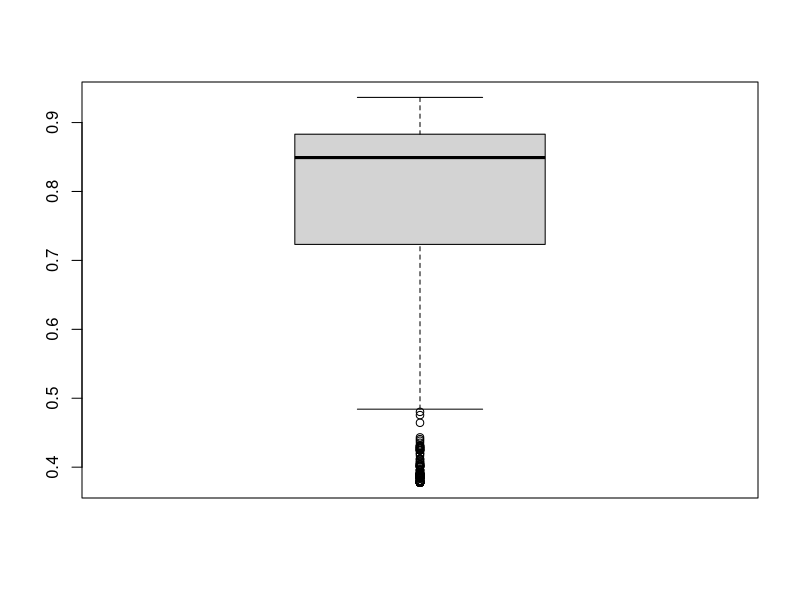
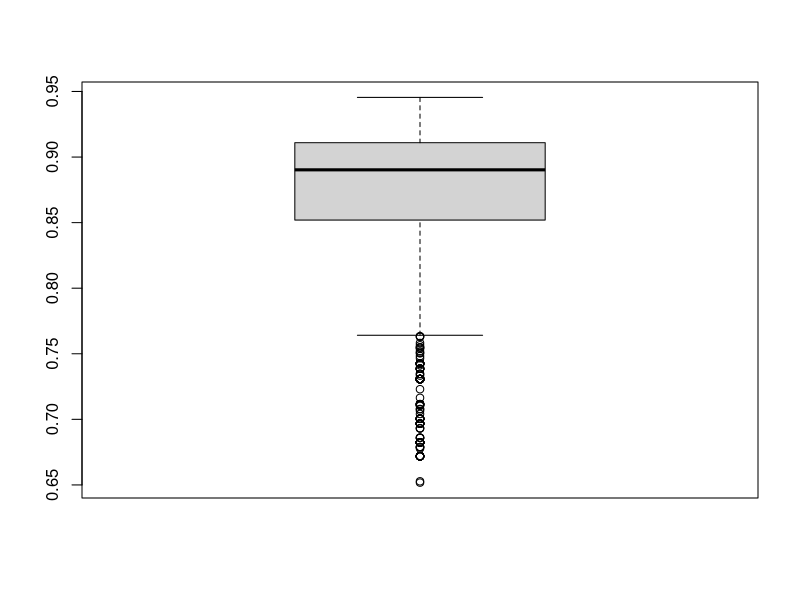
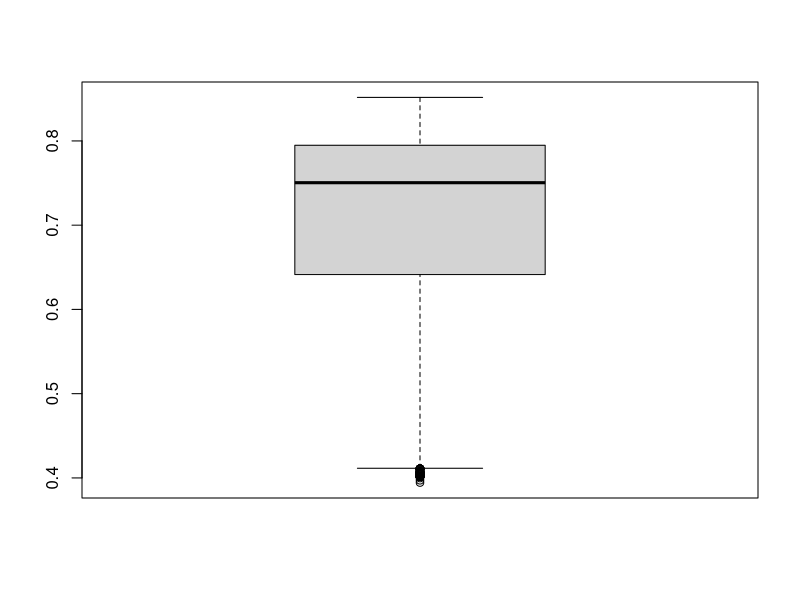
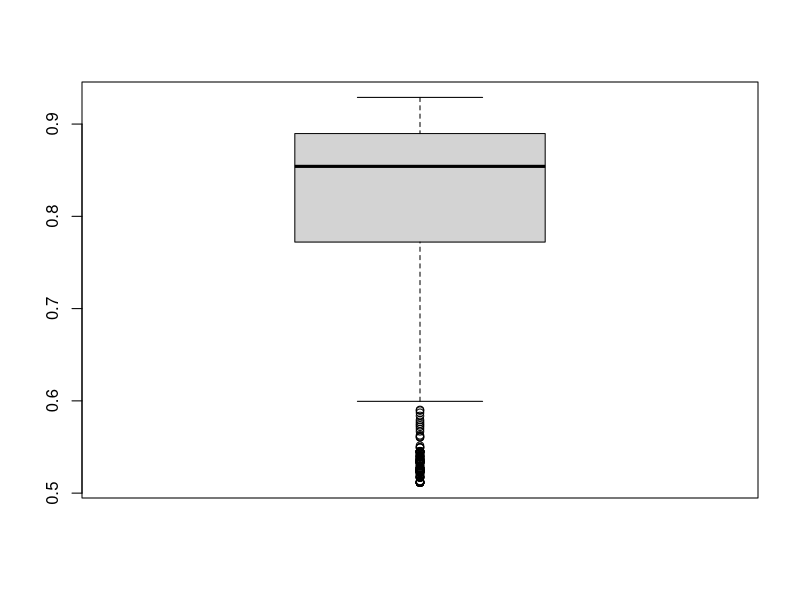
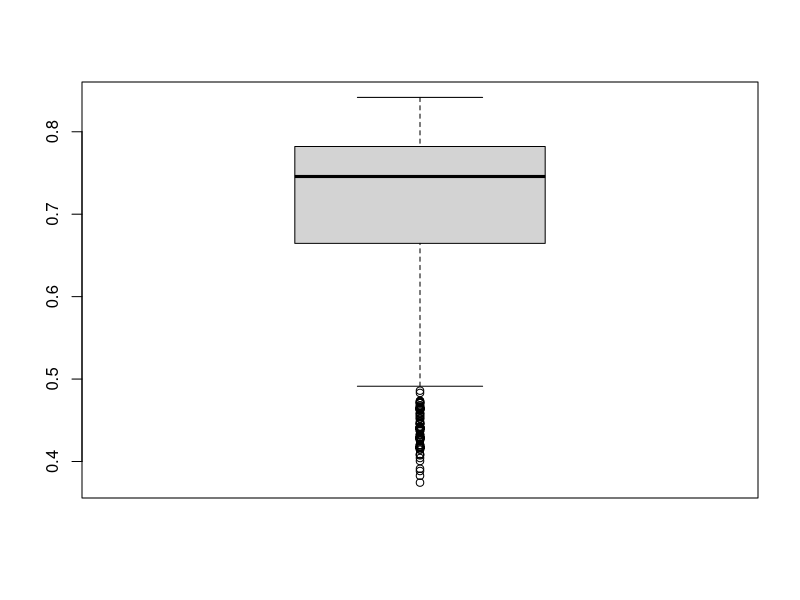
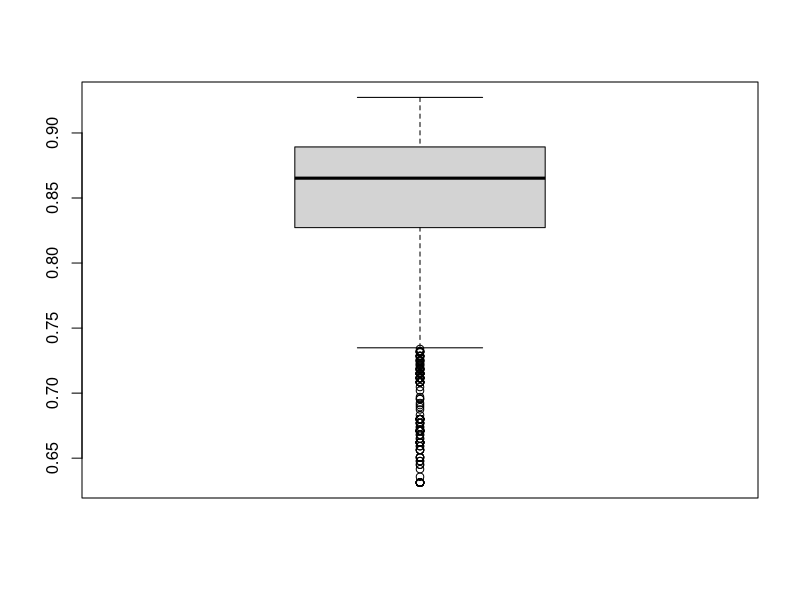
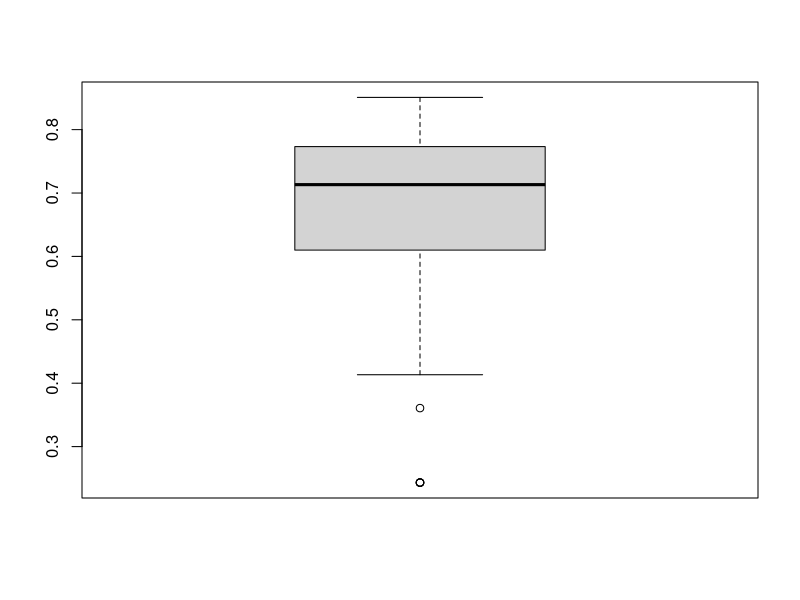
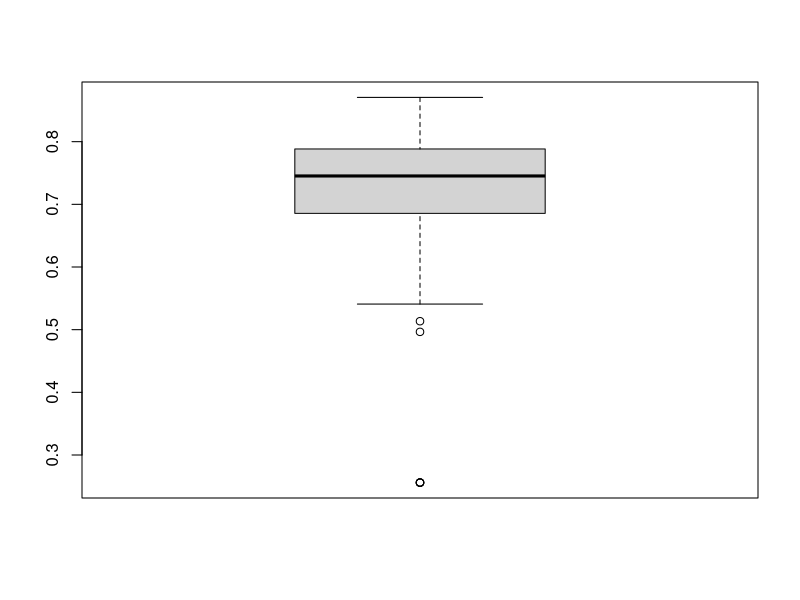

The R script that drew these images, in order:
setwd("F:/Git/github/r-scripts/metric-selection/comparison-by-sample") # Pfad bitte anpassen
#setwd("/Users/sebastian/git/github/r-scripts/metric-selection/comparison-by-sample")

merge_samples <- function(sample1, sample2) {
  sample_merged <- merge(sample1, sample2, by=c("MetricType", "Metric", "Threshold"))
  sample_merged$Runtime <- sample_merged$Runtime.x + sample_merged$Runtime.y
  sample_merged$PostCount <- sample_merged$PostCount.x + sample_merged$PostCount.y
  sample_merged$PostVersionCount <- sample_merged$PostVersionCount.x + sample_merged$PostVersionCount.y
  sample_merged$PostBlockVersionCount <- sample_merged$PostBlockVersionCount.x + sample_merged$PostBlockVersionCount.y
  sample_merged$PossibleComparisons <- sample_merged$PossibleComparisons.x + sample_merged$PossibleComparisons.y
  # text
  sample_merged$TextBlockVersionCount <- sample_merged$TextBlockVersionCount.x + sample_merged$TextBlockVersionCount.y
  sample_merged$PossibleComparisonsText <- sample_merged$PossibleComparisonsText.x + sample_merged$PossibleComparisonsText.y
  sample_merged$TruePositivesText <- sample_merged$TruePositivesText.x + sample_merged$TruePositivesText.y
  sample_merged$TrueNegativesText <- sample_merged$TrueNegativesText.x + sample_merged$TrueNegativesText.y
  sample_merged$FalsePositivesText <- sample_merged$FalsePositivesText.x + sample_merged$FalsePositivesText.y
  sample_merged$FalseNegativesText <- sample_merged$FalseNegativesText.x + sample_merged$FalseNegativesText.y
  sample_merged$FailuresText <- sample_merged$FailuresText.x + sample_merged$FailuresText.y
  # code
  sample_merged$CodeBlockVersionCount <- sample_merged$CodeBlockVersionCount.x + sample_merged$CodeBlockVersionCount.y
  sample_merged$PossibleComparisonsCode <- sample_merged$PossibleComparisonsCode.x + sample_merged$PossibleComparisonsCode.y
  sample_merged$TruePositivesCode <- sample_merged$TruePositivesCode.x + sample_merged$TruePositivesCode.y
  sample_merged$TrueNegativesCode <- sample_merged$TrueNegativesCode.x + sample_merged$TrueNegativesCode.y
  sample_merged$FalsePositivesCode <- sample_merged$FalsePositivesCode.x + sample_merged$FalsePositivesCode.y
  sample_merged$FalseNegativesCode <- sample_merged$FalseNegativesCode.x + sample_merged$FalseNegativesCode.y
  sample_merged$FailuresCode <- sample_merged$FailuresCode.x + sample_merged$FailuresCode.y
  
  return(filter_columns(sample_merged))
}

filter_columns <- function(df) {
  return(df[,c(
    "MetricType", "Metric", "Threshold", "Runtime",
    "PostCount", "PostVersionCount", "PostBlockVersionCount", "PossibleComparisons",
    "TextBlockVersionCount", "PossibleComparisonsText", "TruePositivesText", "TrueNegativesText", "FalsePositivesText", "FalseNegativesText", "FailuresText",
    "CodeBlockVersionCount", "PossibleComparisonsCode", "TruePositivesCode", "TrueNegativesCode", "FalsePositivesCode", "FalseNegativesCode", "FailuresCode"
  )])
}
 
matthews_correlation <- function(TP, TN, FP, FN) {
  TP <- as.numeric(TP)
  TN <- as.numeric(TN)
  FP <- as.numeric(FP)
  FN <- as.numeric(FN)
  numerator <- (TP * TN) - (FP * FN);
  denominator <- (TP + FP) * (TP + FN) * (TN + FP) * (TN + FN);
  filter <- denominator != 0
  denominator[filter] <- sqrt(denominator[filter])
  denominator[!filter] <- 1
  return(numerator/denominator)
} 

add_matthews_correlation <- function(df) {
  df$MatthewsCorrelationText <- matthews_correlation(df$TruePositivesText, df$TrueNegativesText,
                                                     df$FalsePositivesText, df$FalseNegativesText)
  df$MatthewsCorrelationCode <- matthews_correlation(df$TruePositivesCode, df$TrueNegativesCode,
                                                     df$FalsePositivesCode, df$FalseNegativesCode)
  return(df)
}

  
# read results of first run with all metrics
library(data.table)

# samples randomly drawn from all SO posts
sample_100_1 <- fread("all/PostId_VersionCount_SO_17-06_sample_100_1_per_sample.csv", header=TRUE, sep=";", quote="\"", strip.white=TRUE, showProgress=TRUE, encoding="UTF-8", na.strings=c("", "null"), stringsAsFactors=FALSE)
sample_100_2 <- fread("all/PostId_VersionCount_SO_17-06_sample_100_2_per_sample.csv", header=TRUE, sep=";", quote="\"", strip.white=TRUE, showProgress=TRUE, encoding="UTF-8", na.strings=c("", "null"), stringsAsFactors=FALSE)
sample_random <- merge_samples(sample_100_1, sample_100_2)
rm(sample_100_1, sample_100_2)

# samples randomly drawn from all SO posts with at least seven versions (99% quantile of version count of all posts)
sample_100_1_99 <- fread("all/PostId_VersionCount_SO_17-06_sample_100_1+_per_sample.csv", header=TRUE, sep=";", quote="\"", strip.white=TRUE, showProgress=TRUE, encoding="UTF-8", na.strings=c("", "null"), stringsAsFactors=FALSE)
sample_100_2_99 <- fread("all/PostId_VersionCount_SO_17-06_sample_100_2+_per_sample.csv", header=TRUE, sep=";", quote="\"", strip.white=TRUE, showProgress=TRUE, encoding="UTF-8", na.strings=c("", "null"), stringsAsFactors=FALSE)
sample_random_99 <- merge_samples(sample_100_1_99, sample_100_2_99)
rm(sample_100_1_99, sample_100_2_99)

# samples randomly drawn from all Java SO posts (tagged with <java> or <android>) with at least two versions
sample_java_100_1 <- fread("all/PostId_VersionCount_SO_Java_17-06_sample_100_1_per_sample.csv", header=TRUE, sep=";", quote="\"", strip.white=TRUE, showProgress=TRUE, encoding="UTF-8", na.strings=c("", "null"), stringsAsFactors=FALSE)
sample_java_100_2 <- fread("all/PostId_VersionCount_SO_Java_17-06_sample_100_2_per_sample.csv", header=TRUE, sep=";", quote="\"", strip.white=TRUE, showProgress=TRUE, encoding="UTF-8", na.strings=c("", "null"), stringsAsFactors=FALSE)
sample_java_random <- merge_samples(sample_java_100_1, sample_java_100_2)
rm(sample_java_100_1, sample_java_100_2)

# sample in which we moved posts with unclear matching according to the comments added in the GT App
sample_unclear_matching <- fread("all/PostId_VersionCount_SO_17_06_sample_unclear_matching_per_sample.csv", header=TRUE, sep=";", quote="\"", strip.white=TRUE, showProgress=TRUE, encoding="UTF-8", na.strings=c("", "null"), stringsAsFactors=FALSE)
sample_unclear_matching <- filter_columns(sample_unclear_matching)

# sample in which we moved posts with unclear matching according to the comments added in the GT App
sample_multiple_possible_links <- fread("all/PostId_VersionCount_SO_17-06_sample_100_multiple_possible_links_per_sample.csv", header=TRUE, sep=";", quote="\"", strip.white=TRUE, showProgress=TRUE, encoding="UTF-8", na.strings=c("", "null"), stringsAsFactors=FALSE)
sample_multiple_possible_links <- filter_columns(sample_multiple_possible_links)


#### calculate Matthews correlation and select candidates using 95% quantile for text and code


### sample randomly drawn from all SO posts
sample_random <- add_matthews_correlation(sample_random)

## text
# order
setorderv(sample_random, c("MatthewsCorrelationText", "Runtime"), c(-1, 1))

# analyze
summary(sample_random$MatthewsCorrelationText)
# Min. 1st Qu.  Median    Mean 3rd Qu.    Max. 
# 0.3776  0.7232  0.8492  0.7709  0.8831  0.9365
boxplot(sample_random$MatthewsCorrelationText)

# select candidates
MatthewsCorrelationText_95 <- quantile(sample_random$MatthewsCorrelationText, 0.95)
sample_random_text_candidates <- sample_random[sample_random$MatthewsCorrelationText >= MatthewsCorrelationText_95,]

# backup metric
backup_candidates <- sample_random[sample_random$MetricType == "EDIT" | grepl("token", sample_random$Metric, ignore.case=TRUE, perl=TRUE),]
MatthewsCorrelationText_95_backup <- quantile(backup_candidates$MatthewsCorrelationText, 0.95)
sample_random_text_candidates_backup <- backup_candidates[backup_candidates$MatthewsCorrelationText >= MatthewsCorrelationText_95_backup,]

## code
# order
setorderv(sample_random, c("MatthewsCorrelationCode", "Runtime"), c(-1, 1))

# analyze
summary(sample_random$MatthewsCorrelationCode)
# Min. 1st Qu.  Median    Mean 3rd Qu.    Max. 
# 0.6518  0.8520  0.8903  0.8670  0.9109  0.9455 
boxplot(sample_random$MatthewsCorrelationCode)

# select candidates
MatthewsCorrelationCode_95 <- quantile(sample_random$MatthewsCorrelationCode, 0.95)
sample_random_code_candidates <- sample_random[sample_random$MatthewsCorrelationCode >= MatthewsCorrelationCode_95,]

# backup metric
backup_candidates <- sample_random[sample_random$MetricType == "EDIT" | grepl("token", sample_random$Metric, ignore.case=TRUE, perl=TRUE),]
MatthewsCorrelationCode_95_backup <- quantile(backup_candidates$MatthewsCorrelationCode, 0.95)
sample_random_code_candidates_backup <- backup_candidates[backup_candidates$MatthewsCorrelationCode >= MatthewsCorrelationCode_95_backup,]


### sample randomly drawn from all SO posts with at least seven versions (99% quantile of version count of all posts)
sample_random_99 <- add_matthews_correlation(sample_random_99)

## text
# order
setorderv(sample_random_99, c("MatthewsCorrelationText", "Runtime"), c(-1, 1))

# analyze
summary(sample_random_99$MatthewsCorrelationText)
# Min. 1st Qu.  Median    Mean 3rd Qu.    Max. 
# 0.3944  0.6415  0.7495  0.7002  0.7948  0.8517 
boxplot(sample_random_99$MatthewsCorrelationText)

# select candidates
MatthewsCorrelationText_95 <- quantile(sample_random_99$MatthewsCorrelationText, 0.95)
sample_random_99_text_candidates <- sample_random_99[sample_random_99$MatthewsCorrelationText >= MatthewsCorrelationText_95,]

# backup metric
backup_candidates <- sample_random_99[sample_random_99$MetricType == "EDIT" | grepl("token", sample_random_99$Metric, ignore.case=TRUE, perl=TRUE),]
MatthewsCorrelationText_95_backup <- quantile(backup_candidates$MatthewsCorrelationText, 0.95)
sample_random_99_text_candidates_backup <- backup_candidates[backup_candidates$MatthewsCorrelationText >= MatthewsCorrelationText_95_backup,]

## code
# order
setorderv(sample_random_99, c("MatthewsCorrelationCode", "Runtime"), c(-1, 1))

# analyze
summary(sample_random_99$MatthewsCorrelationCode)
# Min. 1st Qu.  Median    Mean 3rd Qu.    Max. 
# 0.5114  0.7724  0.8539  0.8066  0.8897  0.9289 
boxplot(sample_random_99$MatthewsCorrelationCode)

# select candidates
MatthewsCorrelationCode_95 <- quantile(sample_random_99$MatthewsCorrelationCode, 0.95)
sample_random_99_code_candidates <- sample_random_99[sample_random_99$MatthewsCorrelationCode >= MatthewsCorrelationCode_95,]

# backup metric
backup_candidates <- sample_random_99[sample_random_99$MetricType == "EDIT" | grepl("token", sample_random_99$Metric, ignore.case=TRUE, perl=TRUE),]
MatthewsCorrelationCode_95_backup <- quantile(backup_candidates$MatthewsCorrelationCode, 0.95)
sample_random_99_code_candidates_backup <- backup_candidates[backup_candidates$MatthewsCorrelationCode >= MatthewsCorrelationCode_95_backup,]


### sample randomly drawn from all Java SO posts (tagged with <java> or <android>) with at least two versions
sample_java_random <- add_matthews_correlation(sample_java_random)

## text
# order
setorderv(sample_java_random, c("MatthewsCorrelationText", "Runtime"), c(-1, 1))

# analyze
summary(sample_java_random$MatthewsCorrelationText)
# Min. 1st Qu.  Median    Mean 3rd Qu.    Max. 
# 0.3744  0.6646  0.7461  0.7028  0.7832  0.8417 
boxplot(sample_java_random$MatthewsCorrelationText)

# select candidates
MatthewsCorrelationText_95 <- quantile(sample_java_random$MatthewsCorrelationText, 0.95)
sample_java_random_text_candidates <- sample_java_random[sample_java_random$MatthewsCorrelationText >= MatthewsCorrelationText_95,]

# backup metric
backup_candidates <- sample_java_random[sample_java_random$MetricType == "EDIT" | grepl("token", sample_java_random$Metric, ignore.case=TRUE, perl=TRUE),]
MatthewsCorrelationText_95_backup <- quantile(backup_candidates$MatthewsCorrelationText, 0.95)
sample_java_random_text_candidates_backup <- backup_candidates[backup_candidates$MatthewsCorrelationText >= MatthewsCorrelationText_95_backup,]

## code
# order
setorderv(sample_java_random, c("MatthewsCorrelationCode", "Runtime"), c(-1, 1))

# analyze
summary(sample_java_random$MatthewsCorrelationCode)
# Min. 1st Qu.  Median    Mean 3rd Qu.    Max. 
# 0.6312  0.8272  0.8653  0.8424  0.8893  0.9273 
boxplot(sample_java_random$MatthewsCorrelationCode)

# select candidates
MatthewsCorrelationCode_95 <- quantile(sample_java_random$MatthewsCorrelationCode, 0.95)
sample_java_random_code_candidates <- sample_java_random[sample_java_random$MatthewsCorrelationCode >= MatthewsCorrelationCode_95,]

# backup metric
backup_candidates <- sample_java_random[sample_java_random$MetricType == "EDIT" | grepl("token", sample_java_random$Metric, ignore.case=TRUE, perl=TRUE),]
MatthewsCorrelationCode_95_backup <- quantile(backup_candidates$MatthewsCorrelationCode, 0.95)
sample_java_random_code_candidates_backup <- backup_candidates[backup_candidates$MatthewsCorrelationCode >= MatthewsCorrelationCode_95_backup,]


### sample in which we moved posts with unclear matching according to the comments added in the GT App
sample_unclear_matching <- add_matthews_correlation(sample_unclear_matching)

## text
# order
setorderv(sample_unclear_matching, c("MatthewsCorrelationText", "Runtime"), c(-1, 1))

# analyze
summary(sample_unclear_matching$MatthewsCorrelationText)
# Min. 1st Qu.  Median    Mean 3rd Qu.    Max. 
# 0.2432  0.6101  0.7132  0.6830  0.7731  0.8508 
boxplot(sample_unclear_matching$MatthewsCorrelationText)

# select candidates
MatthewsCorrelationText_95 <- quantile(sample_unclear_matching$MatthewsCorrelationText, 0.95)
sample_unclear_matching_text_candidates <- sample_unclear_matching[sample_unclear_matching$MatthewsCorrelationText >= MatthewsCorrelationText_95,]

# backup metric
backup_candidates <- sample_unclear_matching[sample_unclear_matching$MetricType == "EDIT" | grepl("token", sample_unclear_matching$Metric, ignore.case=TRUE, perl=TRUE),]
MatthewsCorrelationText_95_backup <- quantile(backup_candidates$MatthewsCorrelationText, 0.95)
sample_unclear_matching_text_candidates_backup <- backup_candidates[backup_candidates$MatthewsCorrelationText >= MatthewsCorrelationText_95_backup,]


## code
# order
setorderv(sample_unclear_matching, c("MatthewsCorrelationCode", "Runtime"), c(-1, 1))

# analyze
summary(sample_unclear_matching$MatthewsCorrelationCode)
# Min. 1st Qu.  Median    Mean 3rd Qu.    Max. 
# 0.2559  0.6856  0.7453  0.7309  0.7884  0.8706 
boxplot(sample_unclear_matching$MatthewsCorrelationCode)

# select candidates
MatthewsCorrelationCode_95 <- quantile(sample_unclear_matching$MatthewsCorrelationCode, 0.95)
sample_unclear_matching_code_candidates <- sample_unclear_matching[sample_unclear_matching$MatthewsCorrelationCode >= MatthewsCorrelationCode_95,]

# backup metric
backup_candidates <- sample_unclear_matching[sample_unclear_matching$MetricType == "EDIT" | grepl("token", sample_unclear_matching$Metric, ignore.case=TRUE, perl=TRUE),]
MatthewsCorrelationCode_95_backup <- quantile(backup_candidates$MatthewsCorrelationCode, 0.95)
sample_unclear_matching_code_candidates_backup <- backup_candidates[backup_candidates$MatthewsCorrelationCode >= MatthewsCorrelationCode_95_backup,]



### sample in which we moved posts with unclear matching according to the comments added in the GT App
sample_multiple_possible_links <- add_matthews_correlation(sample_multiple_possible_links)

## text
# order
setorderv(sample_multiple_possible_links, c("MatthewsCorrelationText", "Runtime"), c(-1, 1))

# analyze
summary(sample_multiple_possible_links$MatthewsCorrelationText)
# Min. 1st Qu.  Median    Mean 3rd Qu.    Max. 
# 0.5982  0.7623  0.8537  0.8160  0.8887  0.9423 
boxplot(sample_multiple_possible_links$MatthewsCorrelationText)

# select candidates
MatthewsCorrelationText_95 <- quantile(sample_multiple_possible_links$MatthewsCorrelationText, 0.95)
sample_multiple_possible_links_text_candidates <- sample_multiple_possible_links[sample_multiple_possible_links$MatthewsCorrelationText >= MatthewsCorrelationText_95,]

# backup metric
backup_candidates <- sample_multiple_possible_links[sample_multiple_possible_links$MetricType == "EDIT" | grepl("token", sample_multiple_possible_links$Metric, ignore.case=TRUE, perl=TRUE),]
MatthewsCorrelationText_95_backup <- quantile(backup_candidates$MatthewsCorrelationText, 0.95)
sample_multiple_possible_links_text_candidates_backup <- backup_candidates[backup_candidates$MatthewsCorrelationText >= MatthewsCorrelationText_95_backup,]


## code
# order
setorderv(sample_multiple_possible_links, c("MatthewsCorrelationCode", "Runtime"), c(-1, 1))

# analyze
summary(sample_multiple_possible_links$MatthewsCorrelationCode)
# Min. 1st Qu.  Median    Mean 3rd Qu.    Max. 
# 0.7600  0.8802  0.9041  0.8915  0.9229  0.9602 
boxplot(sample_multiple_possible_links$MatthewsCorrelationCode)

# select candidates
MatthewsCorrelationCode_95 <- quantile(sample_multiple_possible_links$MatthewsCorrelationCode, 0.95)
sample_multiple_possible_links_code_candidates <- sample_multiple_possible_links[sample_multiple_possible_links$MatthewsCorrelationCode >= MatthewsCorrelationCode_95,]

# backup metric
backup_candidates <- sample_multiple_possible_links[sample_multiple_possible_links$MetricType == "EDIT" | grepl("token", sample_multiple_possible_links$Metric, ignore.case=TRUE, perl=TRUE),]
MatthewsCorrelationCode_95_backup <- quantile(backup_candidates$MatthewsCorrelationCode, 0.95)
sample_multiple_possible_links_code_candidates_backup <- backup_candidates[backup_candidates$MatthewsCorrelationCode >= MatthewsCorrelationCode_95_backup,]



# DECISION: For second run, select metrics that are in 95% quantile of sample_random, sample_java_random, and sample_random_99 for text or code

## best metrics

# text
candidates_text <- intersect(
  intersect(unique(sample_random_text_candidates$Metric), unique(sample_java_random_text_candidates$Metric)),
  unique(sample_random_99_text_candidates$Metric)
)
length(candidates_text)
# 19


# code
candidates_code <- intersect(
  intersect(unique(sample_random_code_candidates$Metric), unique(sample_java_random_code_candidates$Metric)),
  unique(sample_random_99_code_candidates$Metric)
)
length(candidates_code)
# 9

# both
candidates <- unique(c(candidates_text, candidates_code))
length(candidates)
# 26
candidates
# [1] "twoGramJaccardNormalizedPadding"                 
# [2] "winnowingThreeGramDiceNormalized"                
# [3] "cosineTwoGramNormalizedBool"                     
# [4] "threeGramDice"                                   
# [5] "twoGramDiceNormalized"                           
# [6] "manhattanThreeGramNormalized"                    
# [7] "threeGramJaccard"                                
# [8] "winnowingFourGramDice"                           
# [9] "fiveGramDice"                                    
# [10] "fourGramJaccard"                                 
# [11] "winnowingThreeGramLongestCommonSubsequence"      
# [12] "fourGramDice"                                    
# [13] "threeGramJaccardNormalized"                      
# [14] "tokenJaccardNormalized"                          
# [15] "cosineThreeGramNormalizedBool"                   
# [16] "cosineThreeGramNormalizedNormalizedTermFrequency"
# [17] "cosineFourGramNormalizedNormalizedTermFrequency" 
# [18] "manhattanFiveGramNormalized"                     
# [19] "manhattanFourGramNormalized"                     
# [20] "winnowingFiveGramDiceNormalized"                 
# [21] "winnowingFourGramDiceNormalized"                 
# [22] "threeGramDiceNormalized"                         
# [23] "threeGramDiceNormalizedPadding"                  
# [24] "fourGramDiceNormalizedPadding"                   
# [25] "threeGramJaccardNormalizedPadding"               
# [26] "fourGramJaccardNormalizedPadding"  


## backup metrics

# text
candidates_backup_text <- intersect(
  intersect(unique(sample_random_text_candidates_backup$Metric), unique(sample_java_random_text_candidates_backup$Metric)),
  unique(sample_random_99_text_candidates_backup$Metric)
)
length(candidates_backup_text)
# 2

# code
candidates_backup_code <- intersect(
  intersect(unique(sample_random_code_candidates_backup$Metric), unique(sample_java_random_code_candidates_backup$Metric)),
  unique(sample_random_99_code_candidates_backup$Metric)
)
length(candidates_backup_code)
# 1

# both
candidates_backup <- unique(c(candidates_backup_text, candidates_backup_code))
length(candidates_backup)
# 3
candidates_backup
# [1] "tokenJaccardNormalized"
# [2] "tokenDiceNormalized"   
# [3] "tokenDice"  


## best and backup metrics
candidates <- unique(c(candidates, candidates_backup))
length(candidates)
# 28
candidates
# [1] "twoGramJaccardNormalizedPadding"                 
# [2] "winnowingThreeGramDiceNormalized"                
# [3] "cosineTwoGramNormalizedBool"                     
# [4] "threeGramDice"                                   
# [5] "twoGramDiceNormalized"                           
# [6] "manhattanThreeGramNormalized"                    
# [7] "threeGramJaccard"                                
# [8] "winnowingFourGramDice"                           
# [9] "fiveGramDice"                                    
# [10] "fourGramJaccard"                                 
# [11] "winnowingThreeGramLongestCommonSubsequence"      
# [12] "fourGramDice"                                    
# [13] "threeGramJaccardNormalized"                      
# [14] "tokenJaccardNormalized"                          
# [15] "cosineThreeGramNormalizedBool"                   
# [16] "cosineThreeGramNormalizedNormalizedTermFrequency"
# [17] "cosineFourGramNormalizedNormalizedTermFrequency" 
# [18] "manhattanFiveGramNormalized"                     
# [19] "manhattanFourGramNormalized"                     
# [20] "winnowingFiveGramDiceNormalized"                 
# [21] "winnowingFourGramDiceNormalized"                 
# [22] "threeGramDiceNormalized"                         
# [23] "threeGramDiceNormalizedPadding"                  
# [24] "fourGramDiceNormalizedPadding"                   
# [25] "threeGramJaccardNormalizedPadding"               
# [26] "fourGramJaccardNormalizedPadding"                
# [27] "tokenDiceNormalized"                             
# [28] "tokenDice"


### second run with selected metrics ###

library(data.table)

# samples randomly drawn from all SO posts
sample_100_1 <- fread("selected/PostId_VersionCount_SO_17-06_sample_100_1_per_sample.csv", header=TRUE, sep=";", quote="\"", strip.white=TRUE, showProgress=TRUE, encoding="UTF-8", na.strings=c("", "null"), stringsAsFactors=FALSE)
sample_100_2 <- fread("selected/PostId_VersionCount_SO_17-06_sample_100_2_per_sample.csv", header=TRUE, sep=";", quote="\"", strip.white=TRUE, showProgress=TRUE, encoding="UTF-8", na.strings=c("", "null"), stringsAsFactors=FALSE)
sample_random <- merge_samples(sample_100_1, sample_100_2)
rm(sample_100_1, sample_100_2)

# samples randomly drawn from all SO posts with at least seven versions (99% quantile of version count of all posts)
sample_100_1_99 <- fread("selected/PostId_VersionCount_SO_17-06_sample_100_1+_per_sample.csv", header=TRUE, sep=";", quote="\"", strip.white=TRUE, showProgress=TRUE, encoding="UTF-8", na.strings=c("", "null"), stringsAsFactors=FALSE)
sample_100_2_99 <- fread("selected/PostId_VersionCount_SO_17-06_sample_100_2+_per_sample.csv", header=TRUE, sep=";", quote="\"", strip.white=TRUE, showProgress=TRUE, encoding="UTF-8", na.strings=c("", "null"), stringsAsFactors=FALSE)
sample_random_99 <- merge_samples(sample_100_1_99, sample_100_2_99)
rm(sample_100_1_99, sample_100_2_99)

# samples randomly drawn from selected Java SO posts (tagged with <java> or <android>) with at least two versions
sample_java_100_1 <- fread("selected/PostId_VersionCount_SO_Java_17-06_sample_100_1_per_sample.csv", header=TRUE, sep=";", quote="\"", strip.white=TRUE, showProgress=TRUE, encoding="UTF-8", na.strings=c("", "null"), stringsAsFactors=FALSE)
sample_java_100_2 <- fread("selected/PostId_VersionCount_SO_Java_17-06_sample_100_2_per_sample.csv", header=TRUE, sep=";", quote="\"", strip.white=TRUE, showProgress=TRUE, encoding="UTF-8", na.strings=c("", "null"), stringsAsFactors=FALSE)
sample_java_random <- merge_samples(sample_java_100_1, sample_java_100_2)
rm(sample_java_100_1, sample_java_100_2)

# sample in which we moved posts with unclear matching according to the comments added in the GT App
sample_unclear_matching <- fread("selected/PostId_VersionCount_SO_17_06_sample_unclear_matching_per_sample.csv", header=TRUE, sep=";", quote="\"", strip.white=TRUE, showProgress=TRUE, encoding="UTF-8", na.strings=c("", "null"), stringsAsFactors=FALSE)
sample_unclear_matching <- filter_columns(sample_unclear_matching)

# sample in which we moved posts with unclear matching according to the comments added in the GT App
sample_multiple_possible_links <- fread("selected/PostId_VersionCount_SO_17-06_sample_100_multiple_possible_links_per_sample.csv", header=TRUE, sep=";", quote="\"", strip.white=TRUE, showProgress=TRUE, encoding="UTF-8", na.strings=c("", "null"), stringsAsFactors=FALSE)
sample_multiple_possible_links <- filter_columns(sample_multiple_possible_links)


# DECISION: Select metrics that are in 99% quantile of sample_random, sample_java_random, and sample_random_99 for text or code

sample_candidates <- merge_samples(sample_random, sample_java_random)
sample_candidates <- merge_samples(sample_candidates, sample_random_99)
sample_candidates <- add_matthews_correlation(sample_candidates)

## text

# calculate Matthews correlation
sample_random <- add_matthews_correlation(sample_random)
sample_java_random <- add_matthews_correlation(sample_java_random)
sample_random_99 <- add_matthews_correlation(sample_random_99)

# order samples
setorderv(sample_random, c("MatthewsCorrelationText", "Runtime"), c(-1, 1))
setorderv(sample_java_random, c("MatthewsCorrelationText", "Runtime"), c(-1, 1))
setorderv(sample_random_99, c("MatthewsCorrelationText", "Runtime"), c(-1, 1))

# select candidates
MatthewsCorrelationText_99 <- quantile(sample_random$MatthewsCorrelationText, 0.99)
sample_random_text_candidates <- sample_random[sample_random$MatthewsCorrelationText >= MatthewsCorrelationText_99,]

MatthewsCorrelationText_99 <- quantile(sample_java_random$MatthewsCorrelationText, 0.99)
sample_java_random_text_candidates <- sample_java_random[sample_java_random$MatthewsCorrelationText >= MatthewsCorrelationText_99,]

MatthewsCorrelationText_99 <- quantile(sample_random_99$MatthewsCorrelationText, 0.99)
sample_random_99_text_candidates <- sample_random_99[sample_random_99$MatthewsCorrelationText >= MatthewsCorrelationText_99,]

# backup metric
backup_candidates <- sample_random[sample_random$MetricType == "EDIT" | grepl("token", sample_random$Metric, ignore.case=TRUE, perl=TRUE),]
MatthewsCorrelationText_99_backup <- quantile(backup_candidates$MatthewsCorrelationText, 0.99)
sample_random_text_candidates_backup <- backup_candidates[backup_candidates$MatthewsCorrelationText >= MatthewsCorrelationText_99_backup,]

backup_candidates <- sample_java_random[sample_java_random$MetricType == "EDIT" | grepl("token", sample_java_random$Metric, ignore.case=TRUE, perl=TRUE),]
MatthewsCorrelationText_99_backup <- quantile(backup_candidates$MatthewsCorrelationText, 0.99)
sample_java_random_text_candidates_backup <- backup_candidates[backup_candidates$MatthewsCorrelationText >= MatthewsCorrelationText_99_backup,]

backup_candidates <- sample_random_99[sample_random_99$MetricType == "EDIT" | grepl("token", sample_random_99$Metric, ignore.case=TRUE, perl=TRUE),]
MatthewsCorrelationText_99_backup <- quantile(backup_candidates$MatthewsCorrelationText, 0.99)
sample_random_99_text_candidates_backup <- backup_candidates[backup_candidates$MatthewsCorrelationText >= MatthewsCorrelationText_99_backup,]


# final candidates
candidates_text <- intersect(
  intersect(unique(sample_random_text_candidates$Metric), unique(sample_java_random_text_candidates$Metric)),
  unique(sample_random_99_text_candidates$Metric)
)
length(candidates_text)
# 2
candidates_text
# [1] "threeGramDice"   
# [2] "threeGramJaccard"

summary(sample_candidates$MatthewsCorrelationText)
# Min. 1st Qu.  Median    Mean 3rd Qu.    Max. 
# 0.4058  0.6721  0.7858  0.7312  0.8206  0.8572 

setorderv(sample_candidates, c("MatthewsCorrelationText", "Runtime"), c(-1, 1))
sample_candidates_text <- sample_candidates[sample_candidates$Metric %in% candidates_text, c("Metric", "Threshold", "MatthewsCorrelationText", "Runtime")]
sample_candidates_text[1:3,]
#              Metric Threshold MatthewsCorrelationText   Runtime
# 1:    threeGramDice      0.30               0.8542778 816896752
# 2: threeGramJaccard      0.18               0.8516771 924226085
# 3:    threeGramDice      0.29               0.8512588 820814447


# backup metric
backup_candidates_text <- intersect(
  intersect(unique(sample_random_text_candidates_backup$Metric), unique(sample_java_random_text_candidates_backup$Metric)),
  unique(sample_random_99_text_candidates_backup$Metric)
)
length(backup_candidates_text)
# 2
backup_candidates_text
# [1] "tokenDiceNormalized"   
# [2] "tokenJaccardNormalized"

setorderv(sample_candidates, c("MatthewsCorrelationText", "Runtime"), c(-1, 1))
sample_candidates_backup_text <- sample_candidates[sample_candidates$Metric %in% backup_candidates_text, c("Metric", "Threshold", "MatthewsCorrelationText", "Runtime")]
sample_candidates_backup_text[1:3,]
# Metric Threshold MatthewsCorrelationText    Runtime
# 1:    tokenDiceNormalized      0.23               0.8508510 1104157371
# 2: tokenJaccardNormalized      0.13               0.8508510 1209240551
# 3:    tokenDiceNormalized      0.26               0.8503906 1093360816


## code

# TODO: continue here




